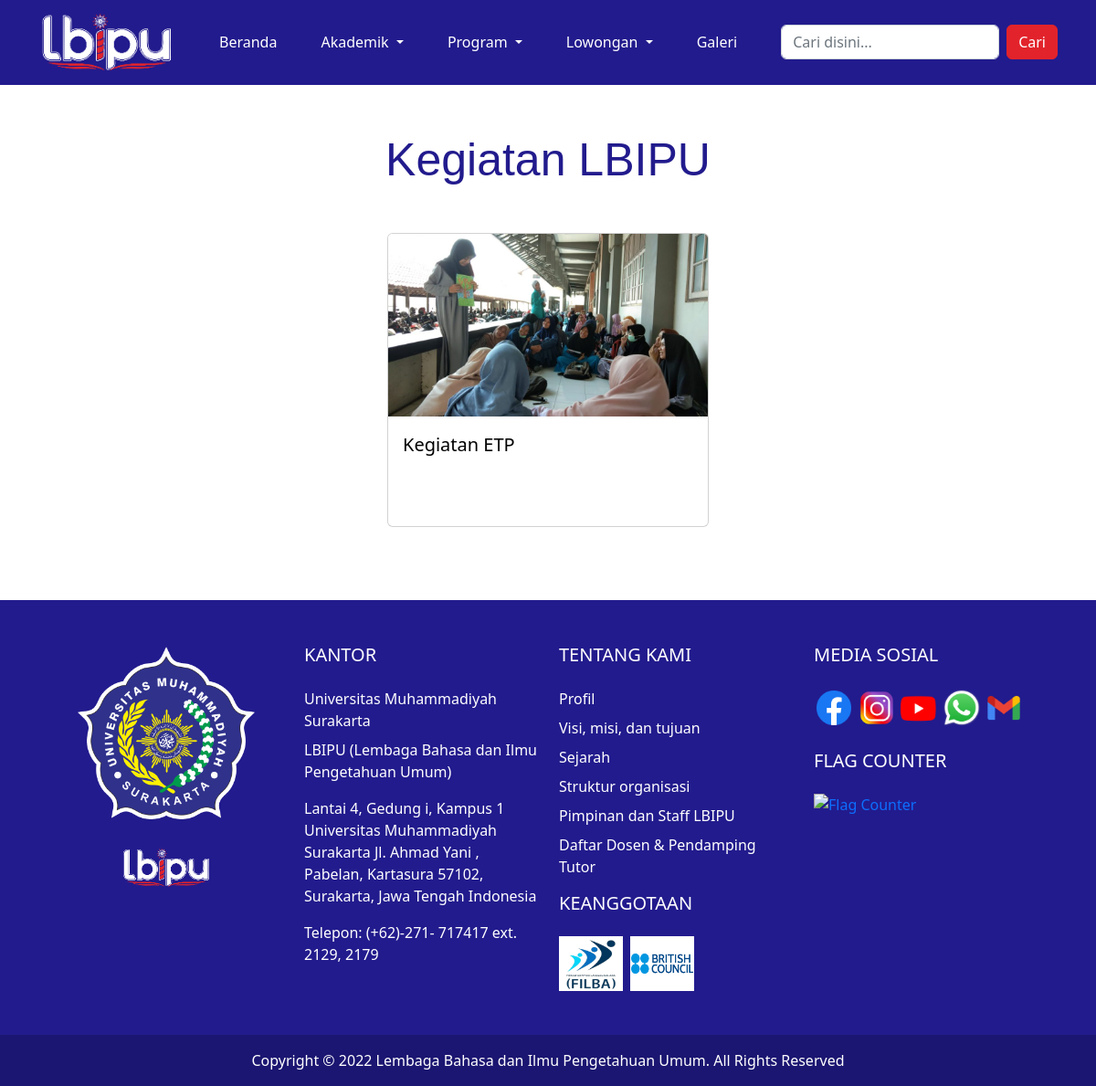
The page /galeri.php on the database its author committed.
### tables this page shows
CREATE TABLE `kegiatan` (
  `id` int(11) NOT NULL,
  `judul` varchar(500) NOT NULL,
  `tanggal` date NOT NULL,
  `gambar` varchar(100) NOT NULL,
  `detail` text NOT NULL
);

### galeri.php (the view)
<?php
    include "koneksi.php";
?>
<!DOCTYPE html>
<html lang="en">
    <?php
        include "head.php";
    ?>
<body>
    <?php
        include "navbar.php";
    ?>
    <main class="container galeri">
        <h1>Kegiatan LBIPU</h1>
        <center>
            <div class="row">
                <?php $ambil=$koneksi->query("SELECT * FROM kegiatan"); ?>
                <?php while($kegiatan=$ambil->fetch_assoc()) { ?>
                    <div class="col">
                        <div class="card" style="width: 22rem">
                            <a href="detail-kegiatan.php?id=<?= $kegiatan['id']; ?>" style="text-decoration: none;color: #000;">
                                <img src="foto/<?= $kegiatan['gambar']; ?>" class="card-img-top" alt="card" height="200px"/>
                                <div class="card-body" style="height: 120px;">
                                    <p class="card-text">
                                        <?php echo mb_strimwidth($kegiatan['judul'], 0, 80, "..."); ?>
                                    </p>
                                </div>
                            </a>
                        </div>
                    </div>
                <?php } ?>
            </div>
        </center>
    </main>
    <?php
        include "footer.php";
    ?>
</body>
</html>

### assets/css/style.css (style rules this page uses)
h1 { font-family: 'Poppins', sans-serif; font-size: 50px; color: #221B8D; padding: 52px 0px 42px 0px; }
.galeri h1 { text-align: center; }
.galeri p { text-align: left; font-size: 20px; }
.galeri .col { margin-bottom: 30px; }

### rows shown on the page
kegiatan: gambar (picture), judul "Kegiatan ETP"
